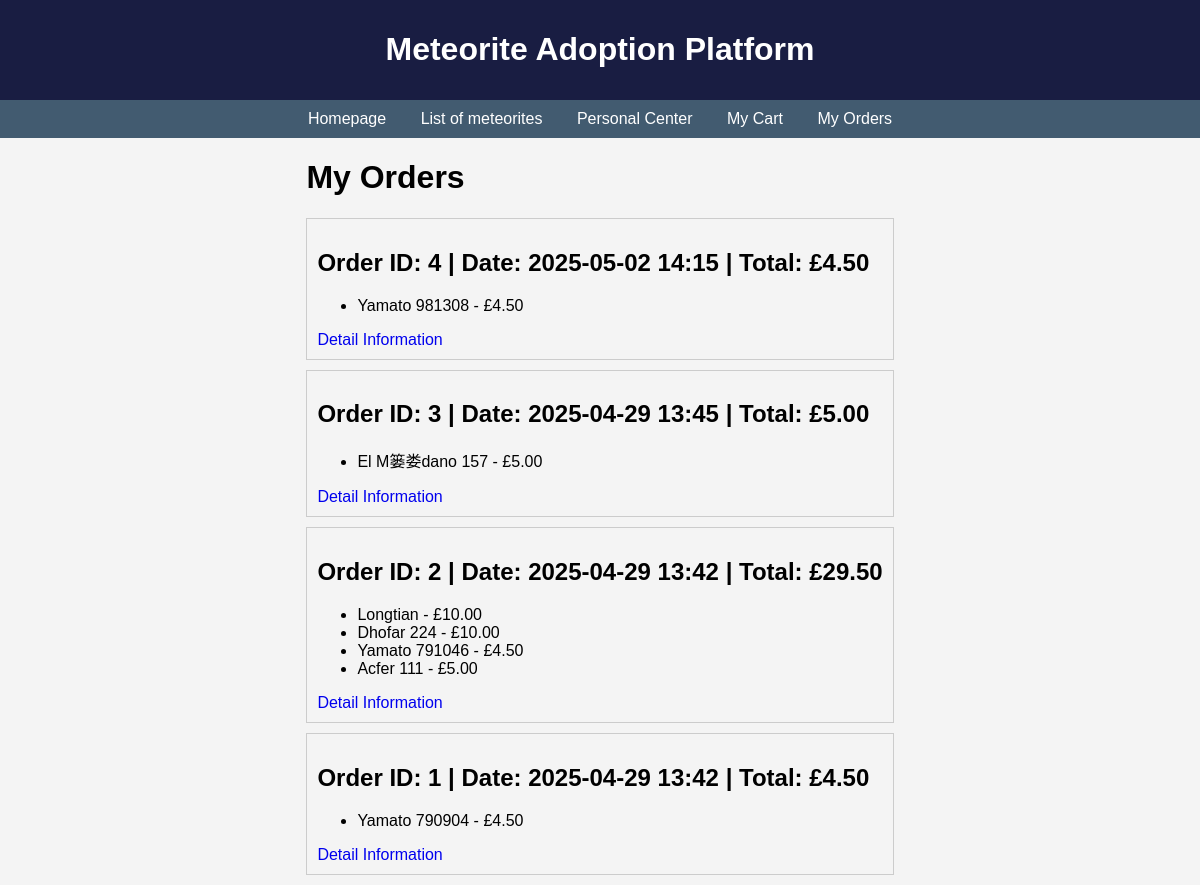
The page /order/my-orders/ (signed in) on the database its author committed.
### order/models.py (models this page shows)
class Order(models.Model):
    user = models.ForeignKey(User, on_delete=models.CASCADE)
    price = models.DecimalField(max_digits=10, decimal_places=2)
    date = models.DateTimeField(auto_now_add=True)

class OrderItem(models.Model):
    order = models.ForeignKey(Order, related_name='items', on_delete=models.CASCADE)
    meteorite = models.ForeignKey(Meteorite, on_delete=models.CASCADE)
    price = models.DecimalField(max_digits=10, decimal_places=2)

### meteorite/models.py (models this page shows)
class Meteorite(models.Model):
    name = models.CharField(max_length=100, unique=True)
    id = models.IntegerField(primary_key=True)
    nametype = models.CharField(max_length=20)
    recclass = models.CharField(max_length=50)
    mass = models.FloatField()
    fall = models.CharField(max_length=20)
    year = models.IntegerField()
    latitude = models.DecimalField(max_digits=9, decimal_places=6)
    longitude = models.DecimalField(max_digits=9, decimal_places=6)
    price = models.DecimalField(max_digits=10, decimal_places=2)

### order/views.py (the view)
# urls.py: path('my-orders/', views.my_orders, name='my_orders'),
@login_required
def my_orders(request):
    orders = Order.objects.filter(user=request.user).order_by('-date')
    return render(request, 'order/my_orders.html', {'orders': orders})

### templates/order/my_orders.html (shortened to what this page needs)
{% extends 'meteorite/main.html' %}
{% block content %}
<h1>My Orders</h1>
{% if orders %}
    {% for order in orders %}
        <div style="border:1px solid #ccc; padding:10px; margin-bottom:10px;">
            <h2>Order ID: {{ order.id }} | Date: {{ order.date|date:"Y-m-d H:i" }} | Total: £{{ order.price }}</h2>
            <ul>
                {% for item in order.items.all %}
                    <li>
                        {{ item.meteorite.name }} - £{{ item.price }}
                    </li>
                {% endfor %}
            </ul>
            <a href="{% url 'order:order_detail' order.id %}">Detail Information</a>
        </div>
    {% endfor %}
{% else %}
    <p>You have no orders yet.</p>
{% endif %}
{% endblock %}

### meteorite/static/meteorite/styles.css (style rules this page uses)
body { font-family: Arial, sans-serif; margin: 0; padding: 0; background-color: #f4f4f4; }
a { text-decoration: none; }

### rows shown on the page
Order: id "4", date "2025-05-02 14:15", price "4.50"
OrderItem: meteorite.name "Yamato 981308", price "4.50"
Order: id "3", date "2025-04-29 13:45", price "5.00"
OrderItem: meteorite.name "El M篓娄dano 157", price "5.00"
Order: id "2", date "2025-04-29 13:42", price "29.50"
OrderItem: meteorite.name "Longtian", price "10.00"
OrderItem: meteorite.name "Dhofar 224", price "10.00"
OrderItem: meteorite.name "Yamato 791046", price "4.50"
OrderItem: meteorite.name "Acfer 111", price "5.00"
Order: id "1", date "2025-04-29 13:42", price "4.50"
OrderItem: meteorite.name "Yamato 790904", price "4.50"
